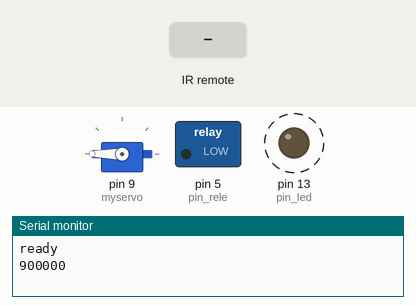
Simulated run of this sketch. Board: Arduino Uno, built with avr-gcc and run on an emulated ATmega328P. Parts: servo, switched loads named in the sketch (green lamp = pin HIGH), output pins drawn as LEDs (lit = HIGH), the last lines printed to the serial monitor. Dashed ring = blinking. Inputs (shaded band) come from the test bench.

Above: at 1.06 s.
1.3 s: infrared code 0x20DF48B7 received
At 1.48 s:
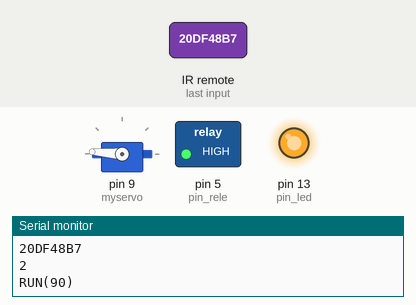
4.3 s: infrared code 0x2ADE08A3 received
At 4.47 s:
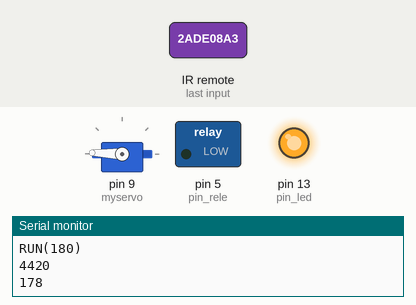
7.3 s: infrared code 0x7F613A3B received
At 7.81 s:
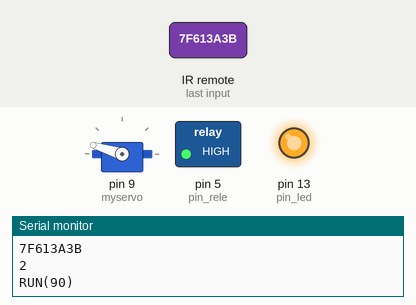
Timing chart, 0 to 16.3 s (numbered marks = the images above; inputs shaded):
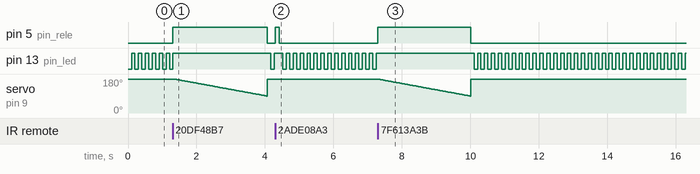

Measured:
- after the input at 1.3 s, pin 5 (pin_rele): LOW → HIGH at once, → LOW 2.8 s later
- after the input at 4.3 s, pin 5 (pin_rele): LOW → HIGH at once, → LOW 0.12 s later; servo on pin 9 (myservo): 178° → 179° after 0.06 s, → 180° 0.03 s later, → 178° 0.03 s later
- after the input at 7.3 s, pin 5 (pin_rele): LOW → HIGH at once, → LOW 2.7 s later

The sketch:

boiler.ino
```cpp
#include "IRremote.h"
#include <Servo.h>


/*
пин А0  - вход ИК датчика
пин Д9  - выход для сервы
пин Д13 - выход для мигалки
пин Д5  - выход для релюхи (релюха включает питание сервы, чтобы её можно было крутить руками)
*/

//вход ик приёмника к А0
const int IR_PIN = A0;
int k = 0;

// мигалка диодом на плате
int pin_led = 13;
unsigned long time_limit_led = 100;
unsigned long time_led;

// релюха
int pin_rele = 5;

//создаём объект ик приёмника
IRrecv irrecv(IR_PIN);

Servo myservo;  // create servo object to control a servo
// twelve servo objects can be created on most boards

// исходное состояние сервы
int pos = 180;    // variable to store the servo position

// время для таймаута (возврат в исходное положение)
// 15 минут
long time_limit = long(15) * long(60) * long(1000);

unsigned long time_start;


void setup () {
  pinMode(pin_led, OUTPUT);
  pinMode(pin_rele, OUTPUT);
  Serial.begin(9600);
  Serial.println("ready");
  Serial.println(time_limit);
  //начинаем прослушивание ик сигналов
  irrecv.enableIRIn();
  myservo.attach(9);  // attaches the servo on pin 9 to the servo object
  myservo.write(pos);
  time_start = millis();
  time_led = millis();
}

void loop() {
  //в results будут помещаться принятые и
  //декодированные ик команды
  decode_results results;
  //Если ик команда принята и успешно декодирована -
  //выводим полученный код в сириал монитор
  if (irrecv.decode(&results)) {
    Serial.println(results.value, HEX);
    // коды кнопок
    switch (results.value) {
      case 0x2ADE08A3:
        k = 1;
        break;
      case 0x20DF8877:
        k = 1;
        break;
      case 0x20DF48B7:
        k = 2;
        break;
      case 0x7F613A3B:
        k = 2;
        break;
      case 0x42C7C05B:
        k = 2;
        break;
      case 0x20DF40BF:
        k = 21;
        break;
      case 0x9E0A10FF:
        k = 21;
        break;
      case 0xC3DAC5B2:
        k = 21;
        break;
      case 0x8EEF4B83:
        k = 22;
        break;
      case 0x20DFC03F:
        k = 22;
        break;
      case 0xE7D0D303:
        k = 7;
        break;
      case 0x20DFE817:
        k = 7;
        break;
    }
    Serial.println(k);
    switch (k) {
      case 22:
        run(pos + 10);
        break;
      case 21:
        run(pos - 10);
        break;
      case 7:
        run(0);
        break;
      case 2:
        run(90);
        break;
      case 1:
        run(180);
        break;
    }
    Serial.println(pos);
    k = 0;
    irrecv.resume();
  }
  // отключалка по таймауту
  if (( time_start + time_limit ) < millis()) run(180);
  // мигалка светодиодом
  if (time_led + time_limit_led < millis()) {
    digitalWrite(pin_led, !digitalRead(pin_led));
    time_led = millis();
  }
}
// процедура медленного поворота
void run(int n_pos)
{
  digitalWrite(pin_led, HIGH);
  digitalWrite(pin_rele, HIGH);
  delay(30); // пауза на включение реле
  Serial.print("RUN(");
  Serial.print(n_pos);
  Serial.println(")");
  if (n_pos > pos) {
    for (int i = pos; i <= n_pos; i++) {
      pos = i;
      myservo.write(pos);
      delay(30);
    }
  } else {
    for (int i = pos; i >= n_pos; i--) {
      pos = i;
      myservo.write(pos);
      delay(30);
    }
  }
  if (pos > 180) pos = 180;
  if (pos < 0) pos = 0;
  // дергаю серву назад
  if (pos = 180) {
    pos = 178;
    myservo.write(pos);
  }
  // устанавливаю время старта для таймайта
  time_start = millis();
  Serial.println(time_start);
  // тушим индикацию и релюху
  digitalWrite(pin_led, LOW);
  digitalWrite(pin_rele, LOW);

}
```
